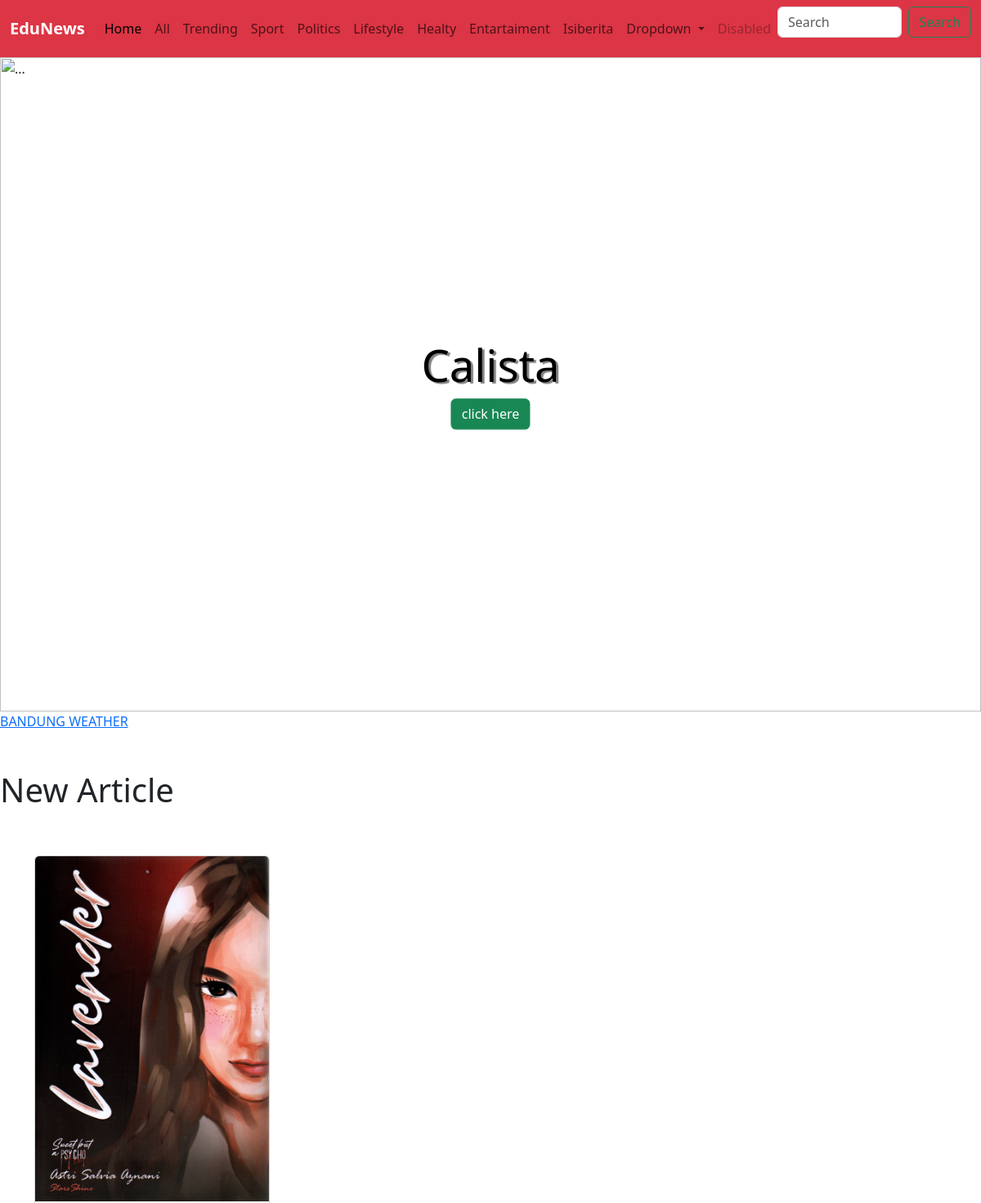
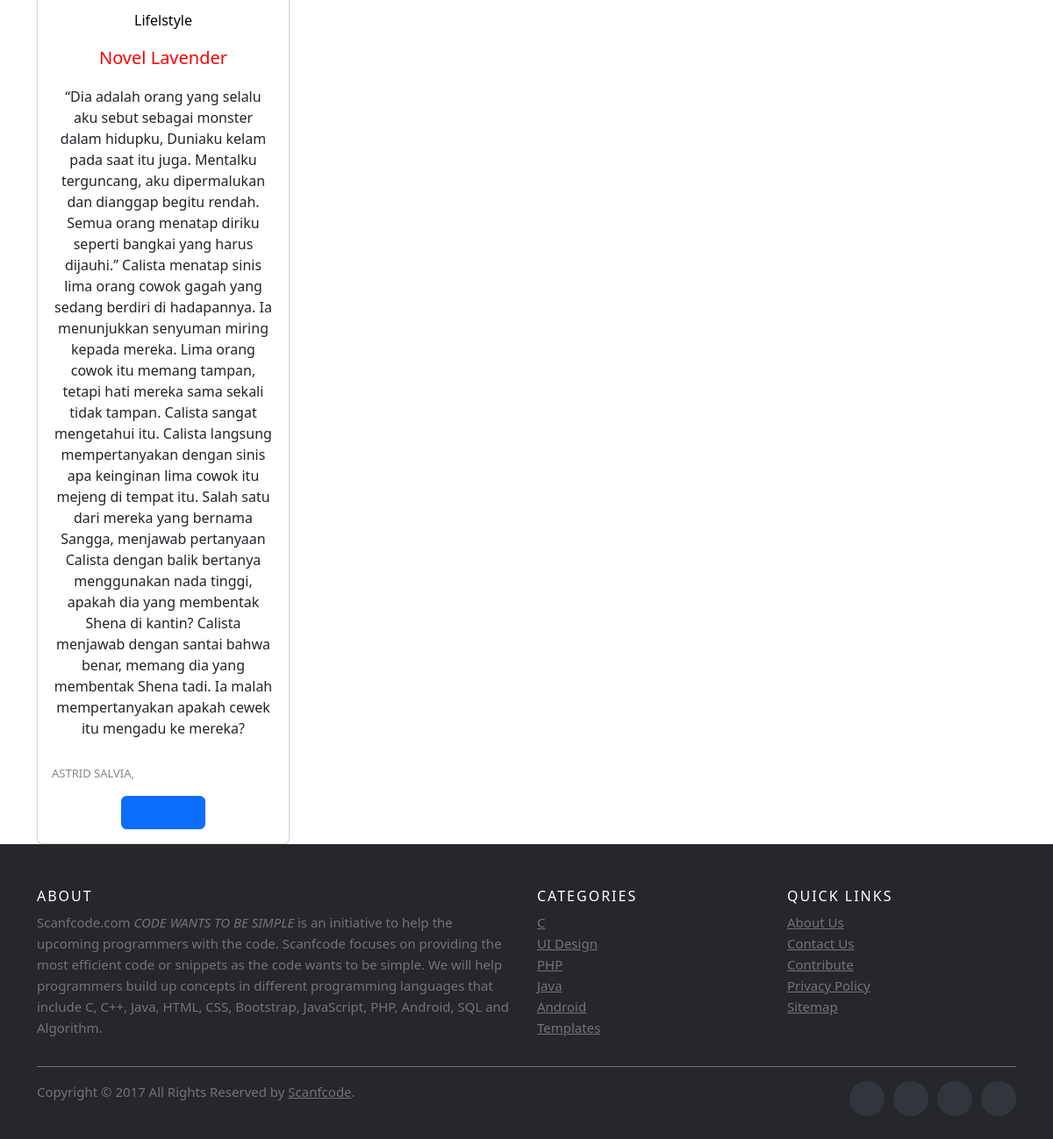
The app's page /lifestyle/ with its own data (2 pictures, top to bottom).
### news/models.py (models this page shows)
class berita(models.Model):
    STATUS = ('publish', 'publish'),('draft', 'draft')
    judul = models.CharField(max_length=255)
    isi = models.CharField(max_length=999)
    kategori =models.ForeignKey(kategori,on_delete=models.CASCADE)
    kategoriID = models.IntegerField(max_length=255)
    gambar =models.ImageField(upload_to='media', height_field=None,width_field=None,max_length=100)
    penulis = models.CharField(max_length=255)
    status = models.CharField(choices=STATUS, max_length=200)

class kategori(models.Model):
        namaKategori =models.CharField(max_length=255)
        def __str__(self):
             return self.namaKategori

### news/views.py (the view)
# urls.py: path('lifestyle/', views.lifestyle, name='lifestyle'),
def lifestyle(request):
    berita = models.berita.objects.filter(status='publish')
    kategori = models.kategori.objects.all()
    catID = 4
    if catID :
        berita = models.berita.objects.filter(kategori = catID)
    else :
        berita = models.berita.objects.filter(status = 'publish')
    context = {'beritas' : berita, 'kategori' : kategori}
    return render(request, 'menu/lifestyle.html', context)

### news/templates/menu/lifestyle.html (shortened to what this page needs)
{% extends 'core/base.html' %}
    {% block htmlhead %}
    {% load static %}
    <link rel="stylesheet" type="text/css" href="{% static 'index.css' %}">
    {% endblock htmlhead %}
    {% block content %}
    <div id="carouselExample" class="carousel slide">
        <div class="carousel-inner">
          <div class="carousel-item active">
            <img src="https://img.wattpad.com/c2a351c2c25d98b50de8fb9a8f378b8af0138b64/68747470733a2f2f73332e616d617a6f6e6177732e636f6d2f776174747061642d6d656469612d736572766963652f53746f7279496d6167652f5566354b69584a686a464c6d67513d3d2d313134373039373233322e313662316532386231663563626362363139373734303135323432382e6a7067" class="d-block w-100" alt="...">
          </div>
          <div style="text-align: center; position: absolute; top: 50%; left: 50%; transform: translate(-50%, -50%);">
            <h1 style="color: rgb(0, 0, 0); font-size: 340%; text-shadow: 3px 2px 1px grey;">Calista</h1>
            <button type="button" class="btn btn-success">click here</button>
        </div>
        <button class="carousel-control-prev" type="button" data-bs-target="#carouselExample" data-bs-slide="prev">
          <span class="carousel-control-prev-icon" aria-hidden="true"></span>
        </button>
        <button class="carousel-control-next" type="button" data-bs-target="#carouselExample" data-bs-slide="next">
          <span class="carousel-control-next-icon" aria-hidden="true"></span>
        </button>
      </div>
      <a class="weatherwidget-io" href="https://forecast7.com/en/n6d92107d62/bandung/" data-label_1="BANDUNG" data-label_2="WEATHER" data-theme="metallic" >BANDUNG WEATHER</a>
      <br><br><br>
      <h1>New Article</h1>
      <br><br>
      <div class="container text-center">
        <div class="row">
            {% for Berita in beritas %}
          <div class="col">
            <div class="card" style="width: 18rem;">
                <img src="{{Berita.gambar.url}}" class="card-img-top" alt="...">
                <div class="card-body">
                  <h6 style="color:black;">{{Berita.kategori}}</h6>
                  <h5 style="color:red;margin-top: 20px;">{{Berita.judul}}</h5>
                  <p class="card-text">{{Berita.isi}}</p>
                  <p style="font-size:small ; color: rgba(134, 134, 134, 134); text-align: left; margin-top: 30px;">{{Berita.penulis}}, {{Berita.publikasi}}</p>
                  <button type="button" class="btn btn-primary"> <a href="{% url 'news:isi' Berita.id %}">go to site</a></button>
                </div>
              </div>
          </div>
        {% endfor %}
    </div>
  </div>
      <footer class="site-footer">
        <div class="container">
          <div class="row">
            <div class="col-sm-12 col-md-6">
              <h6>About</h6>
              <p class="text-justify">Scanfcode.com <i>CODE WANTS TO BE SIMPLE </i> is an initiative  to help the upcoming programmers with the code. Scanfcode focuses on providing the most efficient code or snippets as the code wants to be simple. We will help programmers build up concepts in different programming languages that include C, C++, Java, HTML, CSS, Bootstrap, JavaScript, PHP, Android, SQL and Algorithm.</p>
            </div>
            <div class="col-xs-6 col-md-3">
              <h6>Categories</h6>
              <ul class="footer-links">
                <li><a href="http://scanfcode.com/category/c-language/">C</a></li>
                <li><a href="http://scanfcode.com/category/front-end-development/">UI Design</a></li>
                <li><a href="http://scanfcode.com/category/back-end-development/">PHP</a></li>
                <li><a href="http://scanfcode.com/category/java-programming-language/">Java</a></li>
                <li><a href="http://scanfcode.com/category/android/">Android</a></li>
                <li><a href="http://scanfcode.com/category/templates/">Templates</a></li>
              </ul>
            </div>
            <div class="col-xs-6 col-md-3">
              <h6>Quick Links</h6>
              <ul class="footer-links">
                <li><a href="http://scanfcode.com/about/">About Us</a></li>
                <li><a href="http://scanfcode.com/contact/">Contact Us</a></li>
                <li><a href="http://scanfcode.com/contribute-at-scanfcode/">Contribute</a></li>
                <li><a href="http://scanfcode.com/privacy-policy/">Privacy Policy</a></li>
                <li><a href="http://scanfcode.com/sitemap/">Sitemap</a></li>
              </ul>
            </div>
          </div>
          <hr>
        </div>
        <div class="container">
          <div class="row">
            <div class="col-md-8 col-sm-6 col-xs-12">
              <p class="copyright-text">Copyright &copy; 2017 All Rights Reserved by
           <a href="#">Scanfcode</a>.
              </p>
            </div>
            <div class="col-md-4 col-sm-6 col-xs-12">
              <ul class="social-icons">
                <li><a class="facebook" href="#"></a></li>
                <li><a class="twitter" href="#"></a></li>
                <li><a class="dribbble" href="#"></a></li>
                <li><a class="linkedin" href="#"></a></li>
              </ul>
            </div>
          </div>
        </div>
  </footer>
    {% endblock %}

### static/index.css (style rules this page uses)
.site-footer { background-color: #26272b; padding: 45px 0 20px; font-size: 15px; line-height: 24px; color: #737373; }
.site-footer hr { border-top-color: #bbb; opacity: 0.5; }
.site-footer h6 { color: #fff; font-size: 16px; text-transform: uppercase; margin-top: 5px; letter-spacing: 2px; }
.site-footer a { color: #737373; }
.footer-links { padding-left: 0; list-style: none; }
.footer-links li { display: block; }
.footer-links a { color: #737373; }
.site-footer .social-icons { text-align: right; }
.site-footer .social-icons a { width: 40px; height: 40px; line-height: 40px; margin-left: 6px; margin-right: 0; border-radius: 100%; background-color: #33353d; }
.copyright-text { margin: 0; }
.social-icons { padding-left: 0; margin-bottom: 0; list-style: none; }
.social-icons li { display: inline-block; margin-bottom: 4px; }
.social-icons a { background-color: #eceeef; color: #818a91; font-size: 16px; display: inline-block; line-height: 44px; width: 44px; height: 44px; text-align: center; margin-right: 8px; border-radius: 100%; -webkit-transition: all 0.2s linear; -o-transition: all 0.2s linear; transition: all 0.2s linear; }

### records on screen
berita: gambar (picture), kategori "Lifelstyle", judul "Novel Lavender", isi "“Dia adalah orang yang selalu aku sebut sebagai monster dalam hidupku, Duniaku kelam pada saat itu juga. Mentalku terguncang, aku dipermalukan dan dianggap begitu rendah. Semua orang menatap diriku seperti bangkai yang harus dijauhi.” Calista menatap sinis lima orang cowok gagah yang sedang berdiri di hadapannya. Ia menunjukkan senyuman miring kepada mereka. Lima orang cowok itu memang tampan, tetapi hati mereka sama sekali tidak tampan. Calista sangat mengetahui itu. Calista langsung mempertanyakan dengan sinis apa keinginan lima cowok itu mejeng di tempat itu. Salah satu dari mereka yang bernama Sangga, menjawab pertanyaan Calista dengan balik bertanya menggunakan nada tinggi, apakah dia…", penulis "ASTRID SALVIA"
